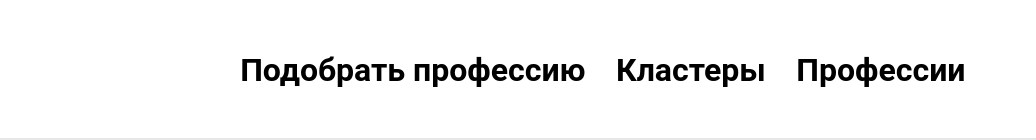
     <widget class="QFrame" name="headerFrame">
      <property name="layoutDirection">
       <enum>Qt::LeftToRight</enum>
      </property>
      <property name="styleSheet">
       <string notr="true">background-color: #FFFFFF;
border-bottom: 2px solid #E7E7E7;</string>
      </property>
      <layout class="QHBoxLayout" name="horizontalLayout">
       <property name="spacing">
        <number>30</number>
       </property>
       <property name="sizeConstraint">
        <enum>QLayout::SetMaximumSize</enum>
       </property>
       <property name="leftMargin">
        <number>30</number>
       </property>
       <property name="topMargin">
        <number>30</number>
       </property>
       <property name="rightMargin">
        <number>30</number>
       </property>
       <property name="bottomMargin">
        <number>30</number>
       </property>
       <item>
        <widget class="QLabel" name="label">
         <property name="sizePolicy">
          <sizepolicy hsizetype="Fixed" vsizetype="Fixed">
           <horstretch>0</horstretch>
           <verstretch>0</verstretch>
          </sizepolicy>
         </property>
         <property name="minimumSize">
          <size>
           <width>180</width>
           <height>80</height>
          </size>
         </property>
         <property name="maximumSize">
          <size>
           <width>180</width>
           <height>80</height>
          </size>
         </property>
         <property name="styleSheet">
          <string notr="true">background-image: url(:/Logo/Icons And Logo/Logo.png);
border: none;</string>
         </property>
         <property name="text">
          <string/>
         </property>
        </widget>
       </item>
       <item>
        <widget class="QPushButton" name="pushButton">
         <property name="sizePolicy">
          <sizepolicy hsizetype="Fixed" vsizetype="Fixed">
           <horstretch>0</horstretch>
           <verstretch>0</verstretch>
          </sizepolicy>
         </property>
         <property name="palette">
          <palette>
           <active>
            <colorrole role="Button">
             <brush brushstyle="SolidPattern">
              <color alpha="255">
               <red>255</red>
               <green>255</green>
               <blue>255</blue>
              </color>
             </brush>
            </colorrole>
            <colorrole role="Base">
             <brush brushstyle="SolidPattern">
              <color alpha="255">
               <red>255</red>
               <green>255</green>
               <blue>255</blue>
              </color>
             </brush>
            </colorrole>
            <colorrole role="Window">
             <brush brushstyle="SolidPattern">
              <color alpha="255">
               <red>255</red>
               <green>255</green>
               <blue>255</blue>
              </color>
             </brush>
            </colorrole>
           </active>
           <inactive>
            <colorrole role="Button">
             <brush brushstyle="SolidPattern">
              <color alpha="255">
               <red>255</red>
               <green>255</green>
               <blue>255</blue>
              </color>
             </brush>
            </colorrole>
            <colorrole role="Base">
             <brush brushstyle="SolidPattern">
              <color alpha="255">
               <red>255</red>
               <green>255</green>
               <blue>255</blue>
              </color>
             </brush>
            </colorrole>
            <colorrole role="Window">
             <brush brushstyle="SolidPattern">
              <color alpha="255">
               <red>255</red>
               <green>255</green>
               <blue>255</blue>
              </color>
             </brush>
            </colorrole>
           </inactive>
           <disabled>
            <colorrole role="Button">
             <brush brushstyle="SolidPattern">
              <color alpha="255">
               <red>255</red>
               <green>255</green>
               <blue>255</blue>
              </color>
             </brush>
            </colorrole>
            <colorrole role="Base">
             <brush brushstyle="SolidPattern">
              <color alpha="255">
               <red>255</red>
               <green>255</green>
               <blue>255</blue>
              </color>
             </brush>
            </colorrole>
            <colorrole role="Window">
             <brush brushstyle="SolidPattern">
              <color alpha="255">
               <red>255</red>
               <green>255</green>
               <blue>255</blue>
              </color>
             </brush>
            </colorrole>
           </disabled>
          </palette>
         </property>
         <property name="font">
          <font>
           <family>Roboto</family>
           <pointsize>24</pointsize>
           <weight>75</weight>
           <bold>true</bold>
          </font>
         </property>
         <property name="styleSheet">
          <string notr="true">QPushButton {
	border: none;
}

QPushButton:hover {
	border-bottom: 4px solid #501EBC;
	border-radius: 2px;
}</string>
         </property>
         <property name="text">
          <string>Подобрать профессию</string>
         </property>
        </widget>
       </item>
       <item>
        <widget class="QPushButton" name="pushButton_2">
         <property name="sizePolicy">
          <sizepolicy hsizetype="Fixed" vsizetype="Fixed">
           <horstretch>0</horstretch>
           <verstretch>0</verstretch>
          </sizepolicy>
         </property>
         <property name="palette">
          <palette>
           <active>
            <colorrole role="Button">
             <brush brushstyle="SolidPattern">
              <color alpha="255">
               <red>255</red>
               <green>255</green>
               <blue>255</blue>
              </color>
             </brush>
            </colorrole>
            <colorrole role="Base">
             <brush brushstyle="SolidPattern">
              <color alpha="255">
               <red>255</red>
               <green>255</green>
               <blue>255</blue>
              </color>
             </brush>
            </colorrole>
            <colorrole role="Window">
             <brush brushstyle="SolidPattern">
              <color alpha="255">
               <red>255</red>
               <green>255</green>
               <blue>255</blue>
              </color>
             </brush>
            </colorrole>
           </active>
           <inactive>
            <colorrole role="Button">
             <brush brushstyle="SolidPattern">
              <color alpha="255">
               <red>255</red>
               <green>255</green>
               <blue>255</blue>
              </color>
             </brush>
            </colorrole>
            <colorrole role="Base">
             <brush brushstyle="SolidPattern">
              <color alpha="255">
               <red>255</red>
               <green>255</green>
               <blue>255</blue>
              </color>
             </brush>
            </colorrole>
            <colorrole role="Window">
             <brush brushstyle="SolidPattern">
              <color alpha="255">
               <red>255</red>
               <green>255</green>
               <blue>255</blue>
              </color>
             </brush>
            </colorrole>
           </inactive>
           <disabled>
            <colorrole role="Button">
             <brush brushstyle="SolidPattern">
              <color alpha="255">
               <red>255</red>
               <green>255</green>
               <blue>255</blue>
              </color>
             </brush>
            </colorrole>
            <colorrole role="Base">
             <brush brushstyle="SolidPattern">
              <color alpha="255">
               <red>255</red>
               <green>255</green>
               <blue>255</blue>
              </color>
             </brush>
            </colorrole>
            <colorrole role="Window">
             <brush brushstyle="SolidPattern">
              <color alpha="255">
               <red>255</red>
               <green>255</green>
               <blue>255</blue>
              </color>
             </brush>
            </colorrole>
           </disabled>
          </palette>
         </property>
         <property name="font">
          <font>
           <family>Roboto</family>
           <pointsize>24</pointsize>
           <weight>75</weight>
           <bold>true</bold>
          </font>
         </property>
         <property name="styleSheet">
          <string notr="true">QPushButton {
	border: none;
}

QPushButton:hover {
	border-bottom: 4px solid #501EBC;
	border-radius: 2px;
}</string>
         </property>
         <property name="text">
          <string>Кластеры</string>
         </property>
        </widget>
       </item>
       <item>
        <widget class="QPushButton" name="pushButton_3">
         <property name="sizePolicy">
          <sizepolicy hsizetype="Fixed" vsizetype="Fixed">
           <horstretch>0</horstretch>
           <verstretch>0</verstretch>
          </sizepolicy>
         </property>
         <property name="font">
          <font>
           <family>Roboto</family>
           <pointsize>24</pointsize>
           <weight>75</weight>
           <bold>true</bold>
          </font>
         </property>
         <property name="styleSheet">
          <string notr="true">QPushButton {
	border: none;
}

QPushButton:hover {
	border-bottom: 4px solid #501EBC;
	border-radius: 2px;
}</string>
         </property>
         <property name="text">
          <string>Профессии</string>
         </property>
        </widget>
       </item>
       <item>
        <spacer name="horizontalSpacer_2">
         <property name="orientation">
          <enum>Qt::Horizontal</enum>
         </property>
         <property name="sizeHint" stdset="0">
          <size>
           <width>40</width>
           <height>20</height>
          </size>
         </property>
        </spacer>
       </item>
      </layout>
     </widget>
